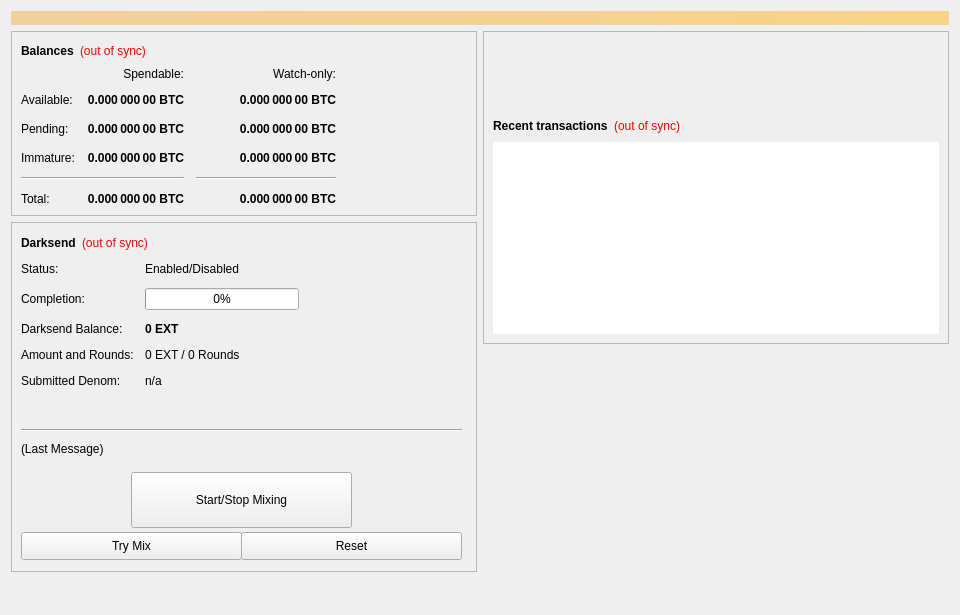
<?xml version="1.0" encoding="UTF-8"?>
<ui version="4.0">
 <class>OverviewPage</class>
 <widget class="QWidget" name="OverviewPage">
  <property name="geometry">
   <rect>
    <x>0</x>
    <y>0</y>
    <width>960</width>
    <height>615</height>
   </rect>
  </property>
  <property name="minimumSize">
   <size>
    <width>960</width>
    <height>0</height>
   </size>
  </property>
  <property name="windowTitle">
   <string>Form</string>
  </property>
  <layout class="QVBoxLayout" name="topLayout">
   <item>
    <widget class="QLabel" name="labelAlerts">
     <property name="visible">
      <bool>false</bool>
     </property>
     <property name="styleSheet">
      <string notr="true">background-color: qlineargradient(x1: 0, y1: 0, x2: 1, y2: 0, stop:0 #F0D0A0, stop:1 #F8D488); color:#000000;</string>
     </property>
     <property name="wordWrap">
      <bool>true</bool>
     </property>
     <property name="margin">
      <number>3</number>
     </property>
    </widget>
   </item>
   <item>
    <layout class="QHBoxLayout" name="horizontalLayout" stretch="1,1">
     <item>
      <layout class="QVBoxLayout" name="verticalLayout_2">
       <item>
        <widget class="QFrame" name="frame">
         <property name="frameShape">
          <enum>QFrame::StyledPanel</enum>
         </property>
         <property name="frameShadow">
          <enum>QFrame::Raised</enum>
         </property>
         <layout class="QVBoxLayout" name="verticalLayout_4">
          <item>
           <layout class="QHBoxLayout" name="horizontalLayout_4">
            <item>
             <widget class="QLabel" name="label_5">
              <property name="font">
               <font>
                <weight>75</weight>
                <bold>true</bold>
               </font>
              </property>
              <property name="text">
               <string>Balances</string>
              </property>
             </widget>
            </item>
            <item>
             <widget class="QLabel" name="labelWalletStatus">
              <property name="cursor">
               <cursorShape>WhatsThisCursor</cursorShape>
              </property>
              <property name="toolTip">
               <string>The displayed information may be out of date. Your wallet automatically synchronizes with the Exsolution network after a connection is established, but this process has not completed yet.</string>
              </property>
              <property name="styleSheet">
               <string notr="true">QLabel { color: red; }</string>
              </property>
              <property name="text">
               <string notr="true">(out of sync)</string>
              </property>
              <property name="alignment">
               <set>Qt::AlignLeading|Qt::AlignLeft|Qt::AlignVCenter</set>
              </property>
             </widget>
            </item>
            <item>
             <spacer name="horizontalSpacer_3">
              <property name="orientation">
               <enum>Qt::Horizontal</enum>
              </property>
              <property name="sizeHint" stdset="0">
               <size>
                <width>40</width>
                <height>20</height>
               </size>
              </property>
             </spacer>
            </item>
           </layout>
          </item>
          <item>
           <layout class="QGridLayout" name="gridLayout">
            <property name="spacing">
             <number>12</number>
            </property>
            <item row="2" column="2">
             <widget class="QLabel" name="labelWatchPending">
              <property name="font">
               <font>
                <weight>75</weight>
                <bold>true</bold>
               </font>
              </property>
              <property name="cursor">
               <cursorShape>IBeamCursor</cursorShape>
              </property>
              <property name="toolTip">
               <string>Unconfirmed transactions to watch-only addresses</string>
              </property>
              <property name="text">
               <string notr="true">0.000 000 00 BTC</string>
              </property>
              <property name="alignment">
               <set>Qt::AlignRight|Qt::AlignTrailing|Qt::AlignVCenter</set>
              </property>
              <property name="textInteractionFlags">
               <set>Qt::LinksAccessibleByMouse|Qt::TextSelectableByKeyboard|Qt::TextSelectableByMouse</set>
              </property>
             </widget>
            </item>
            <item row="2" column="1">
             <widget class="QLabel" name="labelUnconfirmed">
              <property name="font">
               <font>
                <weight>75</weight>
                <bold>true</bold>
               </font>
              </property>
              <property name="cursor">
               <cursorShape>IBeamCursor</cursorShape>
              </property>
              <property name="toolTip">
               <string>Total of transactions that have yet to be confirmed, and do not yet count toward the spendable balance</string>
              </property>
              <property name="text">
               <string notr="true">0.000 000 00 BTC</string>
              </property>
              <property name="alignment">
               <set>Qt::AlignRight|Qt::AlignTrailing|Qt::AlignVCenter</set>
              </property>
              <property name="textInteractionFlags">
               <set>Qt::LinksAccessibleByMouse|Qt::TextSelectableByKeyboard|Qt::TextSelectableByMouse</set>
              </property>
             </widget>
            </item>
            <item row="3" column="2">
             <widget class="QLabel" name="labelWatchImmature">
              <property name="font">
               <font>
                <weight>75</weight>
                <bold>true</bold>
               </font>
              </property>
              <property name="cursor">
               <cursorShape>IBeamCursor</cursorShape>
              </property>
              <property name="toolTip">
               <string>Staked or masternode rewards in watch-only addresses that has not yet matured</string>
              </property>
              <property name="text">
               <string notr="true">0.000 000 00 BTC</string>
              </property>
              <property name="alignment">
               <set>Qt::AlignRight|Qt::AlignTrailing|Qt::AlignVCenter</set>
              </property>
              <property name="textInteractionFlags">
               <set>Qt::LinksAccessibleByMouse|Qt::TextSelectableByKeyboard|Qt::TextSelectableByMouse</set>
              </property>
             </widget>
            </item>
            <item row="4" column="0" colspan="2">
             <widget class="Line" name="lineSpendableBalance">
              <property name="orientation">
               <enum>Qt::Horizontal</enum>
              </property>
             </widget>
            </item>
            <item row="4" column="2">
             <widget class="Line" name="lineWatchBalance">
              <property name="sizePolicy">
               <sizepolicy hsizetype="Preferred" vsizetype="Fixed">
                <horstretch>0</horstretch>
                <verstretch>0</verstretch>
               </sizepolicy>
              </property>
              <property name="minimumSize">
               <size>
                <width>140</width>
                <height>0</height>
               </size>
              </property>
              <property name="orientation">
               <enum>Qt::Horizontal</enum>
              </property>
             </widget>
            </item>
            <item row="5" column="0">
             <widget class="QLabel" name="labelTotalText">
              <property name="text">
               <string>Total:</string>
              </property>
             </widget>
            </item>
            <item row="3" column="1">
             <widget class="QLabel" name="labelImmature">
              <property name="font">
               <font>
                <weight>75</weight>
                <bold>true</bold>
               </font>
              </property>
              <property name="cursor">
               <cursorShape>IBeamCursor</cursorShape>
              </property>
              <property name="toolTip">
               <string>Staked or masternode rewards that has not yet matured</string>
              </property>
              <property name="text">
               <string notr="true">0.000 000 00 BTC</string>
              </property>
              <property name="alignment">
               <set>Qt::AlignRight|Qt::AlignTrailing|Qt::AlignVCenter</set>
              </property>
              <property name="textInteractionFlags">
               <set>Qt::LinksAccessibleByMouse|Qt::TextSelectableByKeyboard|Qt::TextSelectableByMouse</set>
              </property>
             </widget>
            </item>
            <item row="2" column="3">
             <spacer name="horizontalSpacer_2">
              <property name="orientation">
               <enum>Qt::Horizontal</enum>
              </property>
              <property name="sizeHint" stdset="0">
               <size>
                <width>40</width>
                <height>20</height>
               </size>
              </property>
             </spacer>
            </item>
            <item row="3" column="0">
             <widget class="QLabel" name="labelImmatureText">
              <property name="text">
               <string>Immature:</string>
              </property>
             </widget>
            </item>
            <item row="5" column="1">
             <widget class="QLabel" name="labelTotal">
              <property name="font">
               <font>
                <weight>75</weight>
                <bold>true</bold>
               </font>
              </property>
              <property name="cursor">
               <cursorShape>IBeamCursor</cursorShape>
              </property>
              <property name="toolTip">
               <string>Your current total balance</string>
              </property>
              <property name="text">
               <string notr="true">0.000 000 00 BTC</string>
              </property>
              <property name="alignment">
               <set>Qt::AlignRight|Qt::AlignTrailing|Qt::AlignVCenter</set>
              </property>
              <property name="textInteractionFlags">
               <set>Qt::LinksAccessibleByMouse|Qt::TextSelectableByKeyboard|Qt::TextSelectableByMouse</set>
              </property>
             </widget>
            </item>
            <item row="5" column="2">
             <widget class="QLabel" name="labelWatchTotal">
              <property name="font">
               <font>
                <weight>75</weight>
                <bold>true</bold>
               </font>
              </property>
              <property name="cursor">
               <cursorShape>IBeamCursor</cursorShape>
              </property>
              <property name="toolTip">
               <string>Current total balance in watch-only addresses</string>
              </property>
              <property name="text">
               <string notr="true">0.000 000 00 BTC</string>
              </property>
              <property name="alignment">
               <set>Qt::AlignRight|Qt::AlignTrailing|Qt::AlignVCenter</set>
              </property>
              <property name="textInteractionFlags">
               <set>Qt::LinksAccessibleByMouse|Qt::TextSelectableByKeyboard|Qt::TextSelectableByMouse</set>
              </property>
             </widget>
            </item>
            <item row="0" column="2">
             <widget class="QLabel" name="labelWatchonly">
              <property name="text">
               <string>Watch-only:</string>
              </property>
              <property name="alignment">
               <set>Qt::AlignRight|Qt::AlignTrailing|Qt::AlignVCenter</set>
              </property>
             </widget>
            </item>
            <item row="1" column="0">
             <widget class="QLabel" name="labelBalanceText">
              <property name="text">
               <string>Available:</string>
              </property>
             </widget>
            </item>
            <item row="1" column="1">
             <widget class="QLabel" name="labelBalance">
              <property name="font">
               <font>
                <weight>75</weight>
                <bold>true</bold>
               </font>
              </property>
              <property name="cursor">
               <cursorShape>IBeamCursor</cursorShape>
              </property>
              <property name="toolTip">
               <string>Your current spendable balance</string>
              </property>
              <property name="text">
               <string notr="true">0.000 000 00 BTC</string>
              </property>
              <property name="alignment">
               <set>Qt::AlignRight|Qt::AlignTrailing|Qt::AlignVCenter</set>
              </property>
              <property name="textInteractionFlags">
               <set>Qt::LinksAccessibleByMouse|Qt::TextSelectableByKeyboard|Qt::TextSelectableByMouse</set>
              </property>
             </widget>
            </item>
            <item row="1" column="2">
             <widget class="QLabel" name="labelWatchAvailable">
              <property name="font">
               <font>
                <weight>75</weight>
                <bold>true</bold>
               </font>
              </property>
              <property name="cursor">
               <cursorShape>IBeamCursor</cursorShape>
              </property>
              <property name="toolTip">
               <string>Your current balance in watch-only addresses</string>
              </property>
              <property name="text">
               <string notr="true">0.000 000 00 BTC</string>
              </property>
              <property name="alignment">
               <set>Qt::AlignRight|Qt::AlignTrailing|Qt::AlignVCenter</set>
              </property>
              <property name="textInteractionFlags">
               <set>Qt::LinksAccessibleByMouse|Qt::TextSelectableByKeyboard|Qt::TextSelectableByMouse</set>
              </property>
             </widget>
            </item>
            <item row="2" column="0">
             <widget class="QLabel" name="labelPendingText">
              <property name="text">
               <string>Pending:</string>
              </property>
             </widget>
            </item>
            <item row="0" column="1">
             <widget class="QLabel" name="labelSpendable">
              <property name="text">
               <string>Spendable:</string>
              </property>
              <property name="alignment">
               <set>Qt::AlignRight|Qt::AlignTrailing|Qt::AlignVCenter</set>
              </property>
             </widget>
            </item>
           </layout>
          </item>
         </layout>
        </widget>
       </item>
       <item>
        <widget class="QFrame" name="frameDarksend">
         <property name="minimumSize">
          <size>
           <width>0</width>
           <height>350</height>
          </size>
         </property>
         <property name="layoutDirection">
          <enum>Qt::LeftToRight</enum>
         </property>
         <property name="frameShape">
          <enum>QFrame::StyledPanel</enum>
         </property>
         <property name="frameShadow">
          <enum>QFrame::Raised</enum>
         </property>
         <widget class="QWidget" name="formLayoutWidget">
          <property name="geometry">
           <rect>
            <x>10</x>
            <y>40</y>
            <width>451</width>
            <height>161</height>
           </rect>
          </property>
          <layout class="QFormLayout" name="formLayout">
           <property name="fieldGrowthPolicy">
            <enum>QFormLayout::AllNonFixedFieldsGrow</enum>
           </property>
           <property name="horizontalSpacing">
            <number>11</number>
           </property>
           <property name="verticalSpacing">
            <number>12</number>
           </property>
           <item row="0" column="0">
            <widget class="QLabel" name="label_6">
             <property name="text">
              <string>Status:</string>
             </property>
            </widget>
           </item>
           <item row="1" column="0">
            <widget class="QLabel" name="label_7">
             <property name="text">
              <string>Completion:</string>
             </property>
            </widget>
           </item>
           <item row="1" column="1">
            <widget class="QProgressBar" name="DarksendProgress">
             <property name="maximumSize">
              <size>
               <width>154</width>
               <height>16777215</height>
              </size>
             </property>
             <property name="value">
              <number>0</number>
             </property>
            </widget>
           </item>
           <item row="2" column="0">
            <widget class="QLabel" name="labelAnonymizedText">
             <property name="text">
              <string>Darksend Balance:</string>
             </property>
            </widget>
           </item>
           <item row="2" column="1">
            <widget class="QLabel" name="labelAnonymized">
             <property name="font">
              <font>
               <weight>75</weight>
               <bold>true</bold>
              </font>
             </property>
             <property name="text">
              <string notr="true">0 EXT</string>
             </property>
            </widget>
           </item>
           <item row="3" column="0">
            <widget class="QLabel" name="label_8">
             <property name="text">
              <string>Amount and Rounds:</string>
             </property>
            </widget>
           </item>
           <item row="3" column="1">
            <widget class="QLabel" name="labelAmountRounds">
             <property name="text">
              <string>0 EXT / 0 Rounds</string>
             </property>
            </widget>
           </item>
           <item row="4" column="0">
            <widget class="QLabel" name="label_9">
             <property name="text">
              <string>Submitted Denom:</string>
             </property>
            </widget>
           </item>
           <item row="4" column="1">
            <widget class="QLabel" name="labelSubmittedDenom">
             <property name="toolTip">
              <string>The denominations you submitted to the Masternode.&lt;br&gt;To mix, other users must submit the exact same denominations.</string>
             </property>
             <property name="text">
              <string>n/a</string>
             </property>
            </widget>
           </item>
           <item row="0" column="1">
            <widget class="QLabel" name="DarksendEnabled">
             <property name="text">
              <string>Enabled/Disabled</string>
             </property>
            </widget>
           </item>
          </layout>
         </widget>
         <widget class="QPushButton" name="runAutoDenom">
          <property name="geometry">
           <rect>
            <x>251</x>
            <y>17</y>
            <width>1</width>
            <height>1</height>
           </rect>
          </property>
          <property name="palette">
           <palette>
            <active>
             <colorrole role="WindowText">
              <brush brushstyle="SolidPattern">
               <color alpha="255">
                <red>0</red>
                <green>0</green>
                <blue>0</blue>
               </color>
              </brush>
             </colorrole>
             <colorrole role="Button">
              <brush brushstyle="SolidPattern">
               <color alpha="255">
                <red>239</red>
                <green>238</green>
                <blue>238</blue>
               </color>
              </brush>
             </colorrole>
             <colorrole role="Light">
              <brush brushstyle="SolidPattern">
               <color alpha="255">
                <red>255</red>
                <green>255</green>
                <blue>255</blue>
               </color>
              </brush>
             </colorrole>
             <colorrole role="Midlight">
              <brush brushstyle="SolidPattern">
               <color alpha="255">
                <red>247</red>
                <green>246</green>
                <blue>246</blue>
               </color>
              </brush>
             </colorrole>
             <colorrole role="Dark">
              <brush brushstyle="SolidPattern">
               <color alpha="255">
                <red>119</red>
                <green>119</green>
                <blue>119</blue>
               </color>
              </brush>
             </colorrole>
             <colorrole role="Mid">
              <brush brushstyle="SolidPattern">
               <color alpha="255">
                <red>159</red>
                <green>159</green>
                <blue>159</blue>
               </color>
              </brush>
             </colorrole>
             <colorrole role="Text">
              <brush brushstyle="SolidPattern">
               <color alpha="255">
                <red>0</red>
                <green>0</green>
                <blue>0</blue>
               </color>
              </brush>
             </colorrole>
             <colorrole role="BrightText">
              <brush brushstyle="SolidPattern">
               <color alpha="255">
                <red>255</red>
                <green>255</green>
                <blue>255</blue>
               </color>
              </brush>
             </colorrole>
             <colorrole role="ButtonText">
              <brush brushstyle="SolidPattern">
               <color alpha="255">
                <red>0</red>
                <green>0</green>
                <blue>0</blue>
               </color>
              </brush>
             </colorrole>
             <colorrole role="Base">
              <brush brushstyle="SolidPattern">
               <color alpha="255">
                <red>255</red>
                <green>255</green>
                <blue>255</blue>
               </color>
              </brush>
             </colorrole>
             <colorrole role="Window">
              <brush brushstyle="SolidPattern">
               <color alpha="255">
                <red>239</red>
                <green>238</green>
                <blue>238</blue>
               </color>
              </brush>
             </colorrole>
             <colorrole role="Shadow">
              <brush brushstyle="SolidPattern">
               <color alpha="255">
                <red>0</red>
                <green>0</green>
                <blue>0</blue>
               </color>
              </brush>
             </colorrole>
             <colorrole role="AlternateBase">
              <brush brushstyle="SolidPattern">
               <color alpha="255">
                <red>247</red>
                <green>246</green>
                <blue>246</blue>
               </color>
              </brush>
             </colorrole>
             <colorrole role="ToolTipBase">
              <brush brushstyle="SolidPattern">
               <color alpha="255">
                <red>255</red>
                <green>255</green>
                <blue>220</blue>
               </color>
              </brush>
             </colorrole>
             <colorrole role="ToolTipText">
              <brush brushstyle="SolidPattern">
               <color alpha="255">
                <red>0</red>
                <green>0</green>
                <blue>0</blue>
               </color>
              </brush>
             </colorrole>
            </active>
            <inactive>
             <colorrole role="WindowText">
              <brush brushstyle="SolidPattern">
               <color alpha="255">
                <red>0</red>
                <green>0</green>
                <blue>0</blue>
               </color>
              </brush>
             </colorrole>
             <colorrole role="Button">
              <brush brushstyle="SolidPattern">
               <color alpha="255">
                <red>239</red>
                <green>238</green>
                <blue>238</blue>
               </color>
              </brush>
             </colorrole>
             <colorrole role="Light">
              <brush brushstyle="SolidPattern">
               <color alpha="255">
                <red>255</red>
                <green>255</green>
                <blue>255</blue>
               </color>
              </brush>
             </colorrole>
             <colorrole role="Midlight">
              <brush brushstyle="SolidPattern">
               <color alpha="255">
                <red>247</red>
                <green>246</green>
                <blue>246</blue>
               </color>
              </brush>
             </colorrole>
             <colorrole role="Dark">
              <brush brushstyle="SolidPattern">
               <color alpha="255">
                <red>119</red>
                <green>119</green>
                <blue>119</blue>
               </color>
              </brush>
             </colorrole>
             <colorrole role="Mid">
              <brush brushstyle="SolidPattern">
               <color alpha="255">
                <red>159</red>
                <green>159</green>
                <blue>159</blue>
               </color>
              </brush>
             </colorrole>
             <colorrole role="Text">
              <brush brushstyle="SolidPattern">
               <color alpha="255">
                <red>0</red>
                <green>0</green>
                <blue>0</blue>
               </color>
              </brush>
             </colorrole>
             <colorrole role="BrightText">
              <brush brushstyle="SolidPattern">
               <color alpha="255">
                <red>255</red>
                <green>255</green>
                <blue>255</blue>
               </color>
              </brush>
             </colorrole>
             <colorrole role="ButtonText">
              <brush brushstyle="SolidPattern">
               <color alpha="255">
                <red>0</red>
                <green>0</green>
                <blue>0</blue>
               </color>
              </brush>
             </colorrole>
             <colorrole role="Base">
              <brush brushstyle="SolidPattern">
               <color alpha="255">
                <red>255</red>
                <green>255</green>
                <blue>255</blue>
               </color>
              </brush>
             </colorrole>
             <colorrole role="Window">
              <brush brushstyle="SolidPattern">
               <color alpha="255">
                <red>239</red>
                <green>238</green>
                <blue>238</blue>
               </color>
              </brush>
             </colorrole>
             <colorrole role="Shadow">
              <brush brushstyle="SolidPattern">
               <color alpha="255">
                <red>0</red>
                <green>0</green>
                <blue>0</blue>
               </color>
              </brush>
             </colorrole>
             <colorrole role="AlternateBase">
              <brush brushstyle="SolidPattern">
               <color alpha="255">
                <red>247</red>
                <green>246</green>
                <blue>246</blue>
               </color>
              </brush>
             </colorrole>
             <colorrole role="ToolTipBase">
              <brush brushstyle="SolidPattern">
               <color alpha="255">
                <red>255</red>
                <green>255</green>
                <blue>220</blue>
               </color>
              </brush>
             </colorrole>
             <colorrole role="ToolTipText">
              <brush brushstyle="SolidPattern">
               <color alpha="255">
                <red>0</red>
                <green>0</green>
                <blue>0</blue>
               </color>
              </brush>
             </colorrole>
            </inactive>
            <disabled>
             <colorrole role="WindowText">
              <brush brushstyle="SolidPattern">
               <color alpha="255">
                <red>119</red>
                <green>119</green>
                <blue>119</blue>
               </color>
              </brush>
             </colorrole>
             <colorrole role="Button">
              <brush brushstyle="SolidPattern">
               <color alpha="255">
                <red>239</red>
                <green>238</green>
                <blue>238</blue>
               </color>
              </brush>
             </colorrole>
             <colorrole role="Light">
              <brush brushstyle="SolidPattern">
               <color alpha="255">
                <red>255</red>
                <green>255</green>
                <blue>255</blue>
               </color>
              </brush>
             </colorrole>
             <colorrole role="Midlight">
              <brush brushstyle="SolidPattern">
               <color alpha="255">
                <red>247</red>
                <green>246</green>
                <blue>246</blue>
               </color>
              </brush>
             </colorrole>
             <colorrole role="Dark">
              <brush brushstyle="SolidPattern">
               <color alpha="255">
                <red>119</red>
                <green>119</green>
                <blue>119</blue>
               </color>
              </brush>
             </colorrole>
             <colorrole role="Mid">
              <brush brushstyle="SolidPattern">
               <color alpha="255">
                <red>159</red>
                <green>159</green>
                <blue>159</blue>
               </color>
              </brush>
             </colorrole>
             <colorrole role="Text">
              <brush brushstyle="SolidPattern">
               <color alpha="255">
                <red>119</red>
                <green>119</green>
                <blue>119</blue>
               </color>
              </brush>
             </colorrole>
             <colorrole role="BrightText">
              <brush brushstyle="SolidPattern">
               <color alpha="255">
                <red>255</red>
                <green>255</green>
                <blue>255</blue>
               </color>
              </brush>
             </colorrole>
             <colorrole role="ButtonText">
              <brush brushstyle="SolidPattern">
               <color alpha="255">
                <red>119</red>
                <green>119</green>
                <blue>119</blue>
               </color>
              </brush>
             </colorrole>
             <colorrole role="Base">
              <brush brushstyle="SolidPattern">
               <color alpha="255">
                <red>239</red>
                <green>238</green>
                <blue>238</blue>
               </color>
              </brush>
             </colorrole>
             <colorrole role="Window">
              <brush brushstyle="SolidPattern">
               <color alpha="255">
                <red>239</red>
                <green>238</green>
                <blue>238</blue>
               </color>
              </brush>
             </colorrole>
             <colorrole role="Shadow">
              <brush brushstyle="SolidPattern">
               <color alpha="255">
                <red>0</red>
                <green>0</green>
                <blue>0</blue>
               </color>
              </brush>
             </colorrole>
             <colorrole role="AlternateBase">
              <brush brushstyle="SolidPattern">
               <color alpha="255">
                <red>239</red>
                <green>238</green>
                <blue>238</blue>
               </color>
              </brush>
             </colorrole>
             <colorrole role="ToolTipBase">
              <brush brushstyle="SolidPattern">
               <color alpha="255">
                <red>255</red>
                <green>255</green>
                <blue>220</blue>
               </color>
              </brush>
             </colorrole>
             <colorrole role="ToolTipText">
              <brush brushstyle="SolidPattern">
               <color alpha="255">
                <red>0</red>
                <green>0</green>
                <blue>0</blue>
               </color>
              </brush>
             </colorrole>
            </disabled>
           </palette>
          </property>
          <property name="focusPolicy">
           <enum>Qt::NoFocus</enum>
          </property>
          <property name="autoFillBackground">
           <bool>true</bool>
          </property>
          <property name="text">
           <string/>
          </property>
          <property name="flat">
           <bool>true</bool>
          </property>
         </widget>
         <widget class="QPushButton" name="toggleDarksend">
          <property name="geometry">
           <rect>
            <x>120</x>
            <y>250</y>
            <width>221</width>
            <height>56</height>
           </rect>
          </property>
          <property name="sizePolicy">
           <sizepolicy hsizetype="MinimumExpanding" vsizetype="Fixed">
            <horstretch>0</horstretch>
            <verstretch>0</verstretch>
           </sizepolicy>
          </property>
          <property name="text">
           <string>Start/Stop Mixing</string>
          </property>
         </widget>
         <widget class="Line" name="lineLastMessage">
          <property name="geometry">
           <rect>
            <x>10</x>
            <y>200</y>
            <width>441</width>
            <height>16</height>
           </rect>
          </property>
          <property name="orientation">
           <enum>Qt::Horizontal</enum>
          </property>
         </widget>
         <widget class="QLabel" name="DarksendStatus">
          <property name="geometry">
           <rect>
            <x>10</x>
            <y>220</y>
            <width>451</width>
            <height>61</height>
           </rect>
          </property>
          <property name="minimumSize">
           <size>
            <width>288</width>
            <height>43</height>
           </size>
          </property>
          <property name="text">
           <string>(Last Message)</string>
          </property>
          <property name="alignment">
           <set>Qt::AlignLeading|Qt::AlignLeft|Qt::AlignTop</set>
          </property>
          <property name="wordWrap">
           <bool>true</bool>
          </property>
         </widget>
         <widget class="QPushButton" name="DarksendAuto">
          <property name="geometry">
           <rect>
            <x>10</x>
            <y>310</y>
            <width>221</width>
            <height>28</height>
           </rect>
          </property>
          <property name="sizePolicy">
           <sizepolicy hsizetype="MinimumExpanding" vsizetype="Fixed">
            <horstretch>0</horstretch>
            <verstretch>0</verstretch>
           </sizepolicy>
          </property>
          <property name="toolTip">
           <string>Try to manually submit a Darksend request.</string>
          </property>
          <property name="text">
           <string>Try Mix</string>
          </property>
         </widget>
         <widget class="QPushButton" name="DarksendReset">
          <property name="geometry">
           <rect>
            <x>230</x>
            <y>310</y>
            <width>221</width>
            <height>28</height>
           </rect>
          </property>
          <property name="sizePolicy">
           <sizepolicy hsizetype="MinimumExpanding" vsizetype="Fixed">
            <horstretch>0</horstretch>
            <verstretch>0</verstretch>
           </sizepolicy>
          </property>
          <property name="toolTip">
           <string>Reset the current status of Darksend (can interrupt Darksend if it's in the process of Mixing, which can cost you money!)</string>
          </property>
          <property name="autoFillBackground">
           <bool>false</bool>
          </property>
          <property name="text">
           <string>Reset</string>
          </property>
         </widget>
         <widget class="QWidget" name="layoutWidget">
          <property name="geometry">
           <rect>
            <x>10</x>
            <y>10</y>
            <width>431</width>
            <height>22</height>
           </rect>
          </property>
          <layout class="QHBoxLayout" name="horizontalLayout_5">
           <item>
            <widget class="QLabel" name="label_2">
             <property name="font">
              <font>
               <weight>75</weight>
               <bold>true</bold>
              </font>
             </property>
             <property name="text">
              <string>Darksend</string>
             </property>
            </widget>
           </item>
           <item>
            <widget class="QLabel" name="labelDarksendSyncStatus">
             <property name="toolTip">
              <string>The displayed information may be out of date. Your wallet automatically synchronizes with the Exsolution network after a connection is established, but this process has not completed yet.</string>
             </property>
             <property name="styleSheet">
              <string notr="true">QLabel { color: red; }</string>
             </property>
             <property name="text">
              <string notr="true">(out of sync)</string>
             </property>
             <property name="alignment">
              <set>Qt::AlignLeading|Qt::AlignLeft|Qt::AlignVCenter</set>
             </property>
            </widget>
           </item>
           <item>
            <spacer name="horizontalSpacer_4">
             <property name="orientation">
              <enum>Qt::Horizontal</enum>
             </property>
             <property name="sizeHint" stdset="0">
              <size>
               <width>40</width>
               <height>20</height>
              </size>
             </property>
            </spacer>
           </item>
          </layout>
         </widget>
        </widget>
       </item>
       <item>
        <spacer name="verticalSpacer">
         <property name="orientation">
          <enum>Qt::Vertical</enum>
         </property>
         <property name="sizeHint" stdset="0">
          <size>
           <width>20</width>
           <height>40</height>
          </size>
         </property>
        </spacer>
       </item>
      </layout>
     </item>
     <item>
      <layout class="QVBoxLayout" name="verticalLayout_3">
       <item>
        <widget class="QFrame" name="frame_2">
         <property name="frameShape">
          <enum>QFrame::StyledPanel</enum>
         </property>
         <property name="frameShadow">
          <enum>QFrame::Raised</enum>
         </property>
         <layout class="QVBoxLayout" name="verticalLayout">
          <item>
           <spacer name="verticalSpacer_3">
            <property name="orientation">
             <enum>Qt::Vertical</enum>
            </property>
            <property name="sizeType">
             <enum>QSizePolicy::Fixed</enum>
            </property>
            <property name="sizeHint" stdset="0">
             <size>
              <width>20</width>
              <height>75</height>
             </size>
            </property>
           </spacer>
          </item>
          <item>
           <layout class="QHBoxLayout" name="horizontalLayout_2">
            <item>
             <widget class="QLabel" name="label_4">
              <property name="font">
               <font>
                <weight>75</weight>
                <bold>true</bold>
               </font>
              </property>
              <property name="text">
               <string>Recent transactions</string>
              </property>
             </widget>
            </item>
            <item>
             <widget class="QLabel" name="labelTransactionsStatus">
              <property name="cursor">
               <cursorShape>WhatsThisCursor</cursorShape>
              </property>
              <property name="toolTip">
               <string>The displayed information may be out of date. Your wallet automatically synchronizes with the Exsolution network after a connection is established, but this process has not completed yet.</string>
              </property>
              <property name="styleSheet">
               <string notr="true">QLabel { color: red; }</string>
              </property>
              <property name="text">
               <string notr="true">(out of sync)</string>
              </property>
              <property name="alignment">
               <set>Qt::AlignRight|Qt::AlignTrailing|Qt::AlignVCenter</set>
              </property>
             </widget>
            </item>
            <item>
             <spacer name="horizontalSpacer">
              <property name="orientation">
               <enum>Qt::Horizontal</enum>
              </property>
              <property name="sizeHint" stdset="0">
               <size>
                <width>40</width>
                <height>20</height>
               </size>
              </property>
             </spacer>
            </item>
           </layout>
          </item>
          <item>
           <widget class="QListView" name="listTransactions">
            <property name="frameShape">
             <enum>QFrame::NoFrame</enum>
            </property>
            <property name="verticalScrollBarPolicy">
             <enum>Qt::ScrollBarAlwaysOff</enum>
            </property>
            <property name="horizontalScrollBarPolicy">
             <enum>Qt::ScrollBarAlwaysOff</enum>
            </property>
            <property name="selectionMode">
             <enum>QAbstractItemView::NoSelection</enum>
            </property>
           </widget>
          </item>
         </layout>
        </widget>
       </item>
       <item>
        <spacer name="verticalSpacer_2">
         <property name="orientation">
          <enum>Qt::Vertical</enum>
         </property>
         <property name="sizeType">
          <enum>QSizePolicy::Expanding</enum>
         </property>
         <property name="sizeHint" stdset="0">
          <size>
           <width>20</width>
           <height>40</height>
          </size>
         </property>
        </spacer>
       </item>
      </layout>
     </item>
    </layout>
   </item>
  </layout>
 </widget>
 <resources/>
 <connections/>
</ui>
